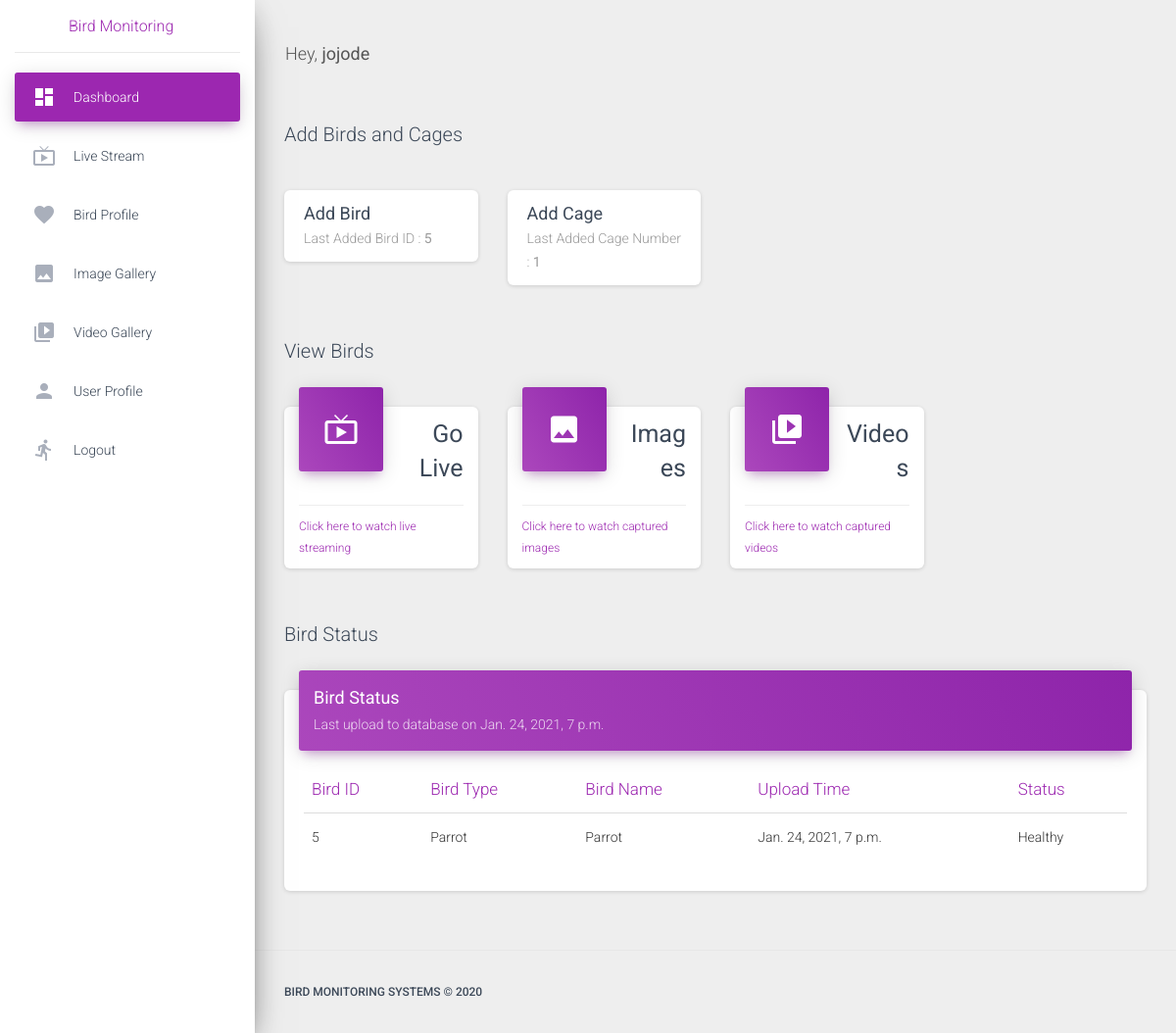
Screenshot of / (signed in) with the database file from the repository.
### app/models.py (models this page shows, shortened)
class Bird(models.Model):
    bird_id = models.AutoField(primary_key=True)
    bird_type = models.CharField(max_length=30)
    bird_name = models.CharField(max_length=30)
    bird_gender = models.CharField(max_length=10)
    bird_color = models.CharField(max_length=30)
    user = models.ForeignKey(User, on_delete=models.CASCADE, default=1)
    uploaded_at = models.DateTimeField(auto_now_add=True)
    class Meta:
        db_table = 'Bird'

class Cage(models.Model):
    cage_num = models.AutoField(primary_key=True)
    bird_id = models.ForeignKey(Bird, on_delete=models.CASCADE, default=1)
    user = models.ForeignKey(User, on_delete=models.CASCADE, default=1)
    class Meta:
        db_table = 'Cage'

### app/views.py (the view)
# urls.py: path('', views.index.as_view(), name='home'),
class index(LoginRequiredMixin, CreateView):
    login_url = '/login/'
    model = Bird
    context_object_name = 'bird_list'
    template_name = 'index.html'
    def get_context_data(self, **kwargs):
        context = {'segment': 'index', "bird_list": Bird.objects.filter(user=self.request.user),
                   "last_bird": Bird.objects.filter(user=self.request.user).last(),
                   "last_cage": Cage.objects.filter(user=self.request.user).last()}
        return context

### app/templates/index.html (shortened to what this page needs)
{% extends "base.html" %}
{% block content %}
    <div class="navbar-wrapper">
        <h3 class="navbar-brand">Add Birds and Cages</h3>
    </div>
    <div class="row">
        <div class="col-lg-3 col-md-6 col-sm-6">
            <div class="card card-stats">
                <div class="card-header">
                    <a href="{% url 'add-bird' %}" class="card-title" style="font-size: large"><b>Add Bird</b></a>
                    <p class="card-category">Last Added Bird ID : <b>{{ last_bird.bird_id }}</b></p>
                </div>
            </div>
        </div><div class="col-lg-3 col-md-6 col-sm-6">
            <div class="card card-stats">
                <div class="card-header">
                    <a href="{% url 'add-cage' %}" class="card-title" style="font-size: large"><b>Add Cage</b></a>
                    <p class="card-category">Last Added Cage Number : <b>{{ last_cage.cage_num }}</b></p>
                </div>
            </div>
        </div>
    </div>
    <div class="navbar-wrapper">
        <h3 class="navbar-brand">View Birds</h3>
    </div>
    <div class="row">
        <div class="col-lg-3 col-md-6 col-sm-6">
            <div class="card card-stats">
                <div class="card-header card-header-primary card-header-icon">
                    <div class="card-icon">
                        <i class="material-icons">live_tv</i>
                    </div>
                    <h3 class="card-title"><b>Go Live</b></h3>
                </div>
                <div class="card-footer">
                    <div class="stats">
                        <a href="{% url 'detect_video' %}">Click here to watch live streaming</a>
                    </div>
                </div>
            </div>
        </div>
        <div class="col-lg-3 col-md-6 col-sm-6">
            <div class="card card-stats">
                <div class="card-header card-header-primary card-header-icon">
                    <div class="card-icon">
                        <i class="material-icons">image</i>
                    </div>
                    <h3 class="card-title"><b>Images</b></h3>
                </div>
                <div class="card-footer">
                    <div class="stats">
                        <a href="{% url 'images' %}">Click here to watch captured images</a>
                    </div>
                </div>
            </div>
        </div>
        <div class="col-lg-3 col-md-6 col-sm-6">
            <div class="card card-stats">
                <div class="card-header card-header-primary card-header-icon">
                    <div class="card-icon">
                        <i class="material-icons">video_library</i>
                    </div>
                    <h3 class="card-title"><b>Videos</b></h3>
                </div>
                <div class="card-footer">
                    <div class="stats">
                        <a href="">Click here to watch captured videos</a>
                    </div>
                </div>
            </div>
        </div>
    </div>
    <div class="navbar-wrapper">
        <h3 class="navbar-brand">Bird Status</h3>
    </div>
    <div class="row">
        <div class="col-lg-12 col-md-12">
            <div class="card">
                <div class="card-header card-header-primary">
                    <h4 class="card-title"><b>Bird Status</b></h4>
                    <p class="card-category">Last upload to database on {{ last_bird.uploaded_at }}</p>
                </div>
                <div class="card-body table-responsive">
                    <table class="table table-hover">
                        <thead class="text-primary">
                        <th>Bird ID</th>
                        <th>Bird Type</th>
                        <th>Bird Name</th>
                        <th>Upload Time</th>
                        <th>Status</th>
                        </thead>
                        <tbody>
                        {% for i in bird_list %}
                            <tr>
                                <td>{{ i.bird_id }}</td>
                                <td>{{ i.bird_type }}</td>
                                <td>{{ i.bird_name }}</td>
                                <td>{{ i.uploaded_at }}</td>
                                <td>Healthy</td>
                            </tr>
                        {% endfor %}
                        </tbody>
                    </table>
                </div>
            </div>
        </div>
    </div>
{% endblock content %}

### app/templates/includes/navigation.html (shortened to what this page needs)
<nav class="navbar navbar-expand-lg navbar-transparent navbar-absolute fixed-top ">
    <div class="container-fluid">
        {% if user.is_authenticated %}
            <div class="navbar-wrapper">
                <h3 class="navbar-brand">Hey, <b>{{ request.user.username }}</b></h3>
            </div>
        {% else %}
            <div class="navbar-wrapper">
                <h3 class="navbar-brand"><b>Register</b> to continue</h3>
            </div>
        {% endif %}
    </div>
</nav>

### rows the page displays
Bird: bird_id "5", uploaded_at "Jan. 24, 2021, 7 p.m.", bird_type "Parrot", bird_name "Parrot"
Cage: cage_num "1"

### other values shown
{{ request.user.username }} "jojode"
